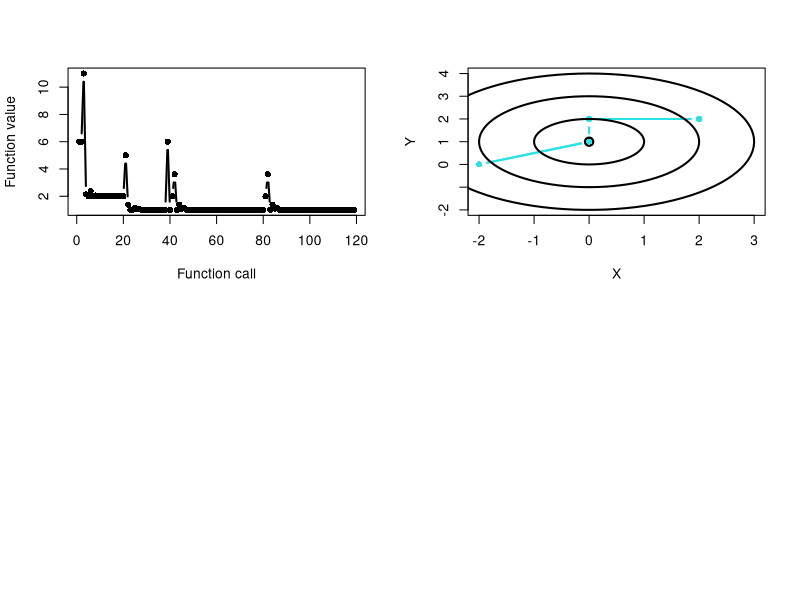

Write R code to recreate this figure.
Sign<-function(a,b)
{
 if (b > 0)
  return(abs(a))
 else
  return(-1*abs(a))
}

# =====================================================================================================================================================================

Fit<-function(Xinit,Ndim,FUNK,doGraph)
{
 # Tolerances, etc,
 Ftol = 0.00000001
    
 # Set up a matrix of initial directions    
 XI <- matrix(0,Ndim,Ndim)  
 for (I in 1:Ndim) XI[I,I] = 1
  
 ZZ <- Powell(Xinit,XI,Ndim,FUNK,Ftol)
 print(c("final",ZZ))

 if (doGraph)
  {
   par(mfrow=c(2,2))
   Nfunc <- length(ZZ$TraceY)
   X <- seq(1,Nfunc,1)
   Y <- ZZ$TraceY
   plot(X,Y,xlab="Function call",ylab="Function value",type='b',pch=16,lwd=2)
   X <- NULL; Y <-NULL
   Npnt <- length(ZZ$TraceX)/2
   for (I in 1:Npnt)
    {
     X <- c(X,ZZ$TraceX[(I-1)*2+1])
     Y <- c(Y,ZZ$TraceX[(I-1)*2+2])
    }
    plot(X,Y,xlim=c(-2,3),ylim=c(-2,4),type='n',lwd=2)
   lines(c(0,0),c(1,1),lwd=10,pch=16)
   lines(X,Y,col=5,lty=1,lwd=2,type='b',pch=16)
   TT <- seq(0,2*pi,length=100)
   for (I in 1:3)
     {
      XX <- I*sin(TT)
      YY <- 1+I*cos(TT)
      lines(XX,YY,lty=1,lwd=2)
     } 
 }

}

# =====================================================================================================================================================================

Powell<-function(X,XI,N,FUNK,Ftol)
{
 # Declarations
 XIT <- rep(0,N)    
    
 # Prleiminaries 
 PT <- rep(0,N)
 Fret <- FUNK(X)
 PT <- X
 FVecs <- X
 FVals <- Fret

 for (Iter in 1:200)
  {
    FP <- Fret
    IBig <- 0
    Del  <- 0
    
    # Do a line minimization in each direction
    for (I in 1:N)
     {   
      XIT <- XI[,I]
      FPTT <- Fret
      ZZ<- LinMin(X,XIT,N,FUNK)
     FVals <- c(FVals,ZZ$FVals)
     FVecs <- c(FVecs,ZZ$X)
     Fret <- ZZ$Fret; X <- ZZ$X; XIT <- ZZ$XIT

      # Record the difference and store the largest different
      if (abs(FPTT-Fret) > Del)
       { Del = abs(FPTT-Fret); IBIG = I }
    
     }
    
    # Any progres, else quit
    if (2.0*abs(FP-Fret) <= Ftol*(abs(FP)+abs(Fret))) break
    
    # construnct the extrapolated point and the average direction moved
    PTT <- 2*X - PT
    XIT <- X - PT
    PT <- X
    
    FPTT <- FUNK(PTT)
    FVals <- c(FVals,FPTT)
    FVecs <- c(FVecs,PTT)
    if (FPTT < FP)
     {
      T = 2*(FP-2*Fret+FPTT)*(FP-Fret-Del)^2-Del*(FP-FPTT)^2
      if (T < 0)
       {
         ZZ <- LinMin(X,XIT,N,FUNK)
        FVals <- c(FVals,ZZ$FVals)
        FVecs <- c(FVecs,ZZ$X)
        
         Fret <- ZZ$Fret; X <- ZZ$X; XIT <- ZZ$XIT
         XI[,IBIG] <- XIT
       }    
     }  
   }
    
 ZZ <- NULL
 ZZ$X <- X
 ZZ$Fret <- FUNK(X)
 ZZ$TraceY <- FVals
 ZZ$TraceX <- FVecs
 return(ZZ)     
}

# =====================================================================================================================================================================

LinMin <- function(X,XI,N,FUNK)
{
 TOL <- 1.0E-4  

 Mout <- MnBrak(0,1,F1DIM,FUNK,X,XI)
 Bout <- Brent(Mout$AX,Mout$BX,Mout$CX,F1DIM,FUNK,TOL,X,XI)
 Xmin <- Bout$X
 Fret <- Bout$FX
 XI <- Xmin * XI
 X <- X + XI
 
 ZZ <- NULL
 ZZ$Fret <- FUNK(X)
 ZZ$XIT <- XI
 ZZ$X <- X
 ZZ$FVals <- c(Mout$FVals,Bout$FVals)
 ZZ$FVecs <- Bout$FVecs
 return(ZZ)
}

# =====================================================================================================================================================================

F1DIM <- function(X,Pcom,XIcom,FUNK)
{
    
 # Form the vector  
 XT <- Pcom + X*XIcom   
 ZZ <- FUNK(XT)
 return(ZZ)

}

# =====================================================================================================================================================================

Brent <- function(AX,BX,CX,F1DIM,FUNK,TOL,Pcom,XIcom)
{
 # Defaults
 CGold <- 0.3819660; Zeps <- 1.0E-10    

 # Initial function value counter
 FVals <- NULL
 FVecs <- NULL
    
 # Initializations
 A <- min(AX,CX)
 B <- max(AX,CX)
 V <- BX; W <- V; X<- V; E <- 0
 FX <- F1DIM(X,Pcom,XIcom,FUNK)
 FV <- FX; FW <- FX;
 FVecs <- c(FVecs,X)
 FVals <- c(FVals,FX)

 print(c("start",FV))
 for (Iter in 1:100)
  {
    XM <- 0.5*(A+B)
    TOL1 <- TOL*abs(X)+Zeps
    TOL2 <- 2.0*TOL1
    
    # Test for completeness
    if (abs(X-XM) <= (TOL2-0.5*(B-A))) break
        
    # Construct a trial parabolic fit   
    Ok <- T
    if (abs(E) > TOL1)  
     {
      R <- (X-W)*(FX-FW); Q = (X-V)*(FX-FW); P = (X-V)*Q-(X-W)*R
      Q <- 2.0*(Q-R)
      if (Q > 0) P = -1*P
      Q <- abs(Q)
      Etemp <- E; E <- D
      Ok <- T
      if (abs(P) < abs(0.5*Q*Etemp) && (P > Q*(A-X)) && P <= Q*(B-X))
       {
         D = P/Q; U <- X +D
         if (U-A < TOL2 || B-U < TOL2) D <- Sign(TOL1,XM-X)
         Ok <- F
       }    
     }  

   # Gold section step
   if (Ok)
    {
      if (X >= XM) 
       E <- A - X 
      else 
       E <- B - X
      D <- CGold*E
    }

   # Proceed either from gold step or parabolic fit
   if (abs(D) >= TOL1) 
    U <- X+D
   else
    U <- X + Sign(TOL1,D)
   FU <- F1DIM(U,Pcom,XIcom,FUNK)
   FVecs <- c(FVecs,U)
   FVals <- c(FVals,FU)
   if (FU <= FX)
    {
      if (U >= X)
       A = X
      else
       B = X
      V = W; FV <- FW; W <= X; FW <- FX; X <- U; FX <- FU
    
    }
   else
    {
      if (U < X)
       A = U
      else
       B = U
      if (FU <= FW || W == X)
       { V <- W; FV <- FW; W <- U; FW <- FU }
      else
       {
         if (FU <= FV || V == X || V == W)
          { V = U; FV = FU }
       }
    }
    
  } # for (Iter) 
    
 ZZ <- NULL
 ZZ$X <- X
 ZZ$FX <- FX
 ZZ$FVals <- FVals
 ZZ$FVecs <- FVecs
 return(ZZ)
}

# =====================================================================================================================================================================

MnBrak<-function(AX,BX,F1DIM,FUNK,Pcom,XIcom)
{
 # various fixed parameters
 Gold <- 1.618034; Glimit <- 100; Tiny <- 1.0E-20   

 # switch A and B so that we can go DONWHILL in the direction from A to B; 
 # compute a first guess for C
 FA <- F1DIM(AX,Pcom,XIcom,FUNK)    
 FB <- F1DIM(BX,Pcom,XIcom,FUNK)    
 FVals <- c(FA,FB)

 if (FB > FA)
  { Dum <- AX; AX <- BX; BX <- Dum; Dum <- FB; FB <- FA; FA <- Dum }
 CX <- BX + Gold*(BX-AX)
 FC <- F1DIM(CX,Pcom,XIcom,FUNK)
 FVals <- c(FVals,FC)

 while(FB >= FC)
  {
    print("continue")
   R <- (BX-AX)*(FB-FC)
   Q <- (BX-CX)*(FB-FA)
    U <- BX - ((BX-CX)*Q-(BX-AX)*R)/(2.0*Sign(max(abs(Q-R),Tiny),Q-R))
    Ulim <- BX + Glimit*(CX-BX)
      
   # try various possibilities
    if ((BX-U)*(U-CX) > 0) 
     {
      print("here1")
      FU <- F1DIM(U,Pcom,XIcom,FUNK)
     FVals <- c(FVals,FU)
      if (FU < FC)
       { AX <- BX; FA <- FB; BX <- U; FB <- FU; print("beaking1"); break }
      else
        if (FU > FB)
         { CX <- U; FC <- FU; print("beaking2"); break}
      print("no break")
      U <- CX + Gold*(CX-BX)
      FU <- F1DIM(U,Pcom,XIcom,FUNK)
      FVals <- c(FVals,FU)
     }
    else
      {
       # parabolic fit between C and its allowed limit
       if ((CX-U)*(U-Ulim) > 0)
         {
          FU <- F1DIM(U,Pcom,XIcom,FUNK)
         FVals <- c(FVals,FU)
          if (FU < FC)
            { BX <- CX; CX <- U; U <- CX + Gold*(CX-BX); FB <- FC; FC <- FU; FU <- F1DIM(U,Pcom,XIcom,FUNK); FVals <- c(FVals,FU) }
        }
        else
         {
          print("here3")    
          if ((U-Ulim)*(Ulim-CX) >=0)
            { U <- Ulim; FU <- F1DIM(U,Pcom,XIcom,FUNK);    FVecs <- c(FVecs,U); FVals <- c(FVals,FU) }
          else
            { U <- CX + Gold*(CX-BX);   FU <- F1DIM(U,Pcom,XIcom,FUNK); FVals <- c(FVals,FU) }  
         }
     } # if ((BX-U)*(U-CX) > 0) 

     # Elimiate oldest point and continue
     print("elim")
     AX <- BX; BX <- CX; CX <- U; FA <- FB; FB <- FC; FC <- FU
 } # while
  print("done")

 ZZ<-NULL
 ZZ$AX <- AX
 ZZ$BX <- BX
 ZZ$CX <- CX
 ZZ$FA <- FA
 ZZ$FB <- FB
 ZZ$FC <- FC
 ZZ$FVals <- FVals
 return(ZZ)

}
# =====================================================================================================================================================================

g <- function(x) { return(1+x[1]*x[1]+(x[2]-1)*(x[2]-1)) }

#g <- function(x) { return(1+x*x) }

test <- function()
{
 X<- c(2,2)     
 Fit(X,2,g,T)   
 
}

test()
